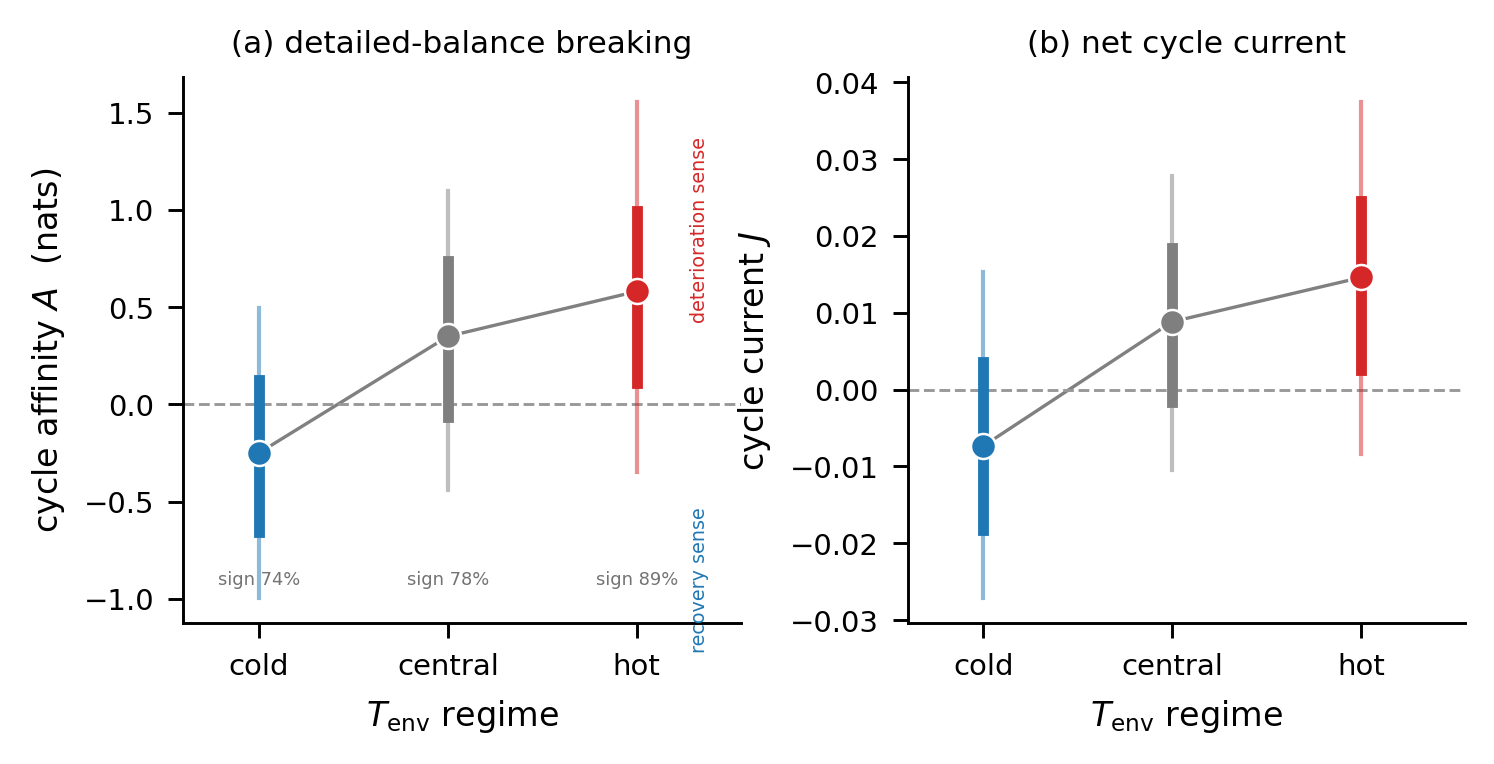

The script that drew this image:
"""F_cap5_affinity -- breaking of detailed balance, resolved by forcing.
For a 3-state cycle C->N->U->C the single Schnakenberg affinity A=ln[(P_CN P_NU P_UC)/(P_NC P_UN P_CU)]
fully characterises detailed-balance breaking: A=0 is equilibrium, A!=0 a non-equilibrium steady
state. (a) A reverses sign cold(-)->hot(+) with walk-stratified bootstrap CIs; (b) the net cycle
current J=pi_C P_CN - pi_N P_NC does the same. The reversal -- recovery-sense circulation in the cold
regime, deterioration-sense in the hot -- is why the aggregate current nearly cancels."""
import os, numpy as np, matplotlib.pyplot as plt
from _common import set_style, save, CM
from _cap5_data import transitions, countmat, affinity
set_style()
T=transitions(); walks=T.walk.unique(); widx={w:T.index[T.walk==w].to_numpy() for w in walks}
regs=[0,1,2]; names=["cold","central","hot"]; cols=["#1f77b4","#7f7f7f","#d62728"]
A0={}; J0={}
for r in regs: A0[r],J0[r],_=affinity(countmat(T[T.reg==r]))
rng=np.random.default_rng(0); BA={r:[] for r in regs}; BJ={r:[] for r in regs}
for _ in range(600):
    ch=rng.choice(walks,len(walks),True); rr=T.loc[np.concatenate([widx[w] for w in ch])]
    for r in regs:
        a,j,_=affinity(countmat(rr[rr.reg==r]))
        if not np.isnan(a): BA[r].append(a); BJ[r].append(j)
fig,(axA,axJ)=plt.subplots(1,2,figsize=(14*CM,6*CM))
x=np.arange(3)
for ax,val,boot,ylab,ttl in [(axA,A0,BA,"cycle affinity $A$  (nats)","(a) detailed-balance breaking"),
                              (axJ,J0,BJ,"cycle current $J$","(b) net cycle current")]:
    ax.axhline(0,color="0.6",lw=0.7,ls="--")
    for i,r in enumerate(regs):
        b=np.array(boot[r]); lo,hi=np.percentile(b,[16,84]); lo2,hi2=np.percentile(b,[2.5,97.5])
        ax.plot([i,i],[lo2,hi2],color=cols[i],lw=1.0,alpha=0.5)
        ax.plot([i,i],[lo,hi],color=cols[i],lw=2.6)
        ax.plot(i,val[r],"o",color=cols[i],ms=6,zorder=5,mec="white",mew=0.6)
    ax.plot(x,[val[r] for r in regs],"-",color="0.5",lw=0.8,zorder=1)
    ax.set_xticks(x); ax.set_xticklabels(names,fontsize=7)
    ax.set_xlabel("$T_{\\rm env}$ regime"); ax.set_ylabel(ylab); ax.set_title(ttl,fontsize=7.5)
    ax.set_xlim(-0.4,2.55)
# sense arrows on the affinity axis (once), and P(sign) below each point
axA.annotate("deterioration sense",xy=(2.28,0.9),xytext=(2.28,0.9),fontsize=4.6,color="#d62728",rotation=90,va="center",ha="left")
axA.annotate("recovery sense",xy=(2.28,-0.9),xytext=(2.28,-0.9),fontsize=4.6,color="#1f77b4",rotation=90,va="center",ha="left")
yb=axA.get_ylim()[0]
for i,r in enumerate(regs):
    b=np.array(BA[r]); frac=max(np.mean(b>0),np.mean(b<0))
    axA.text(i,yb+0.07*(axA.get_ylim()[1]-yb),"sign %.0f%%"%(100*frac),ha="center",fontsize=4.3,color="0.45")
fig.subplots_adjust(wspace=0.3)
save(fig,"F_cap5_affinity")
print("A:",{names[i]:round(A0[r],3) for i,r in enumerate(regs)})
print("J:",{names[i]:round(J0[r],4) for i,r in enumerate(regs)})
